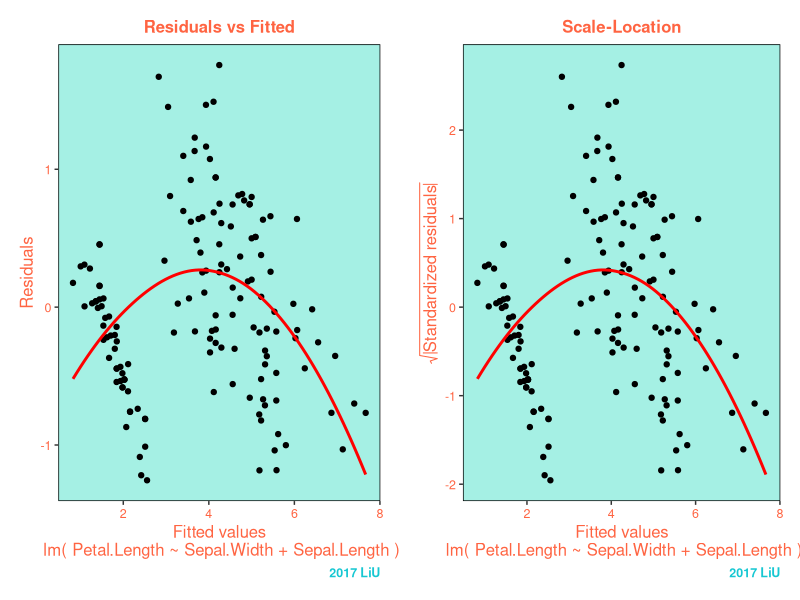

Recreate this plot in R.
## ---- chunk 1
knitr::opts_chunk$set(
  collapse = TRUE,
  comment = "#>"
)
## ---- chunk 2
linreg <- setRefClass("linreg", 
  fields = list(formula="formula",
                data="data.frame",
                reg_coe="matrix",
                fit_val="matrix",
                residu="matrix",
                dof="numeric",
                res_var="matrix",
                var_reg_coe="numeric",
                t_val="matrix",
                data_name="character"),
  
  methods = list(
    initialize = function(formula, data){
      
      formula <<- formula
      data <<- data
      
      data_name <<- deparse(substitute(data))
      
      #getting y variable from the formula
      get_y <- all.vars(formula)[1]
      
      #defining X and y
      y <- data[[get_y]]
      X <- model.matrix(formula, data)
      
      reg_coe <<- solve((t(X)%*%X))%*%t(X)%*%y
      fit_val <<- X%*%reg_coe
      residu <<- y-fit_val
      
      dof <<- length(y) - length(all.vars(formula))
      res_var <<- (t(residu)%*%residu)/dof
      var_reg_coe <<- diag(as.numeric(res_var)*solve(t(X)%*%X))
      t_val <<- reg_coe/sqrt(var_reg_coe)
       
    },
  
    print = function(){
      "Print out the coefficients and coefficient names"
      
      cat("Call: \n ")
      cat(paste0("linreg(formula = ",format(formula),", data = ",data_name,")\n\n"))
      cat("Coefficients: \n")
      cat(" ",row.names(reg_coe), "\n    ", sep = "  ")
      cat(t(reg_coe), sep="    ")
     
    }
  )
  )
linreg_mod <- linreg$new(Petal.Length~Sepal.Width+Sepal.Length, data=iris)
linreg_mod$print()
## ---- chunk 3
linreg <- setRefClass("linreg", 
  fields = list(formula="formula",
                data="data.frame",
                reg_coe="matrix",
                fit_val="matrix",
                residu="matrix",
                dof="numeric",
                res_var="matrix",
                var_reg_coe="numeric",
                t_val="matrix",
                data_name="character"),
  
  methods = list(
    initialize = function(formula, data){
      
      formula <<- formula
      data <<- data
      
      data_name <<- deparse(substitute(data))
      
      #getting y variable from the formula
      get_y <- all.vars(formula)[1]
      
      #defining X and y
      y <- data[[get_y]]
      X <- model.matrix(formula, data)
      
      reg_coe <<- solve((t(X)%*%X))%*%t(X)%*%y
      fit_val <<- X%*%reg_coe
      residu <<- y-fit_val
      
      dof <<- length(y) - length(all.vars(formula))
      res_var <<- (t(residu)%*%residu)/dof
      var_reg_coe <<- diag(as.numeric(res_var)*solve(t(X)%*%X))
      t_val <<- reg_coe/sqrt(var_reg_coe)
       
    },
  
    plot = function(){
      "Plotting Residuals vs Fitted graph & Scale-Location graph"
      
      library(ggplot2)
      library(gridExtra)
      
      liu_theme <- 
        theme(
          #margin setting
          plot.margin = unit(c(0.5,0.5,0.5,0.5), "cm"),
          
          #color codes from: https://html-color.codes/hex
          
          #background color Liu-base color 9
          panel.background = element_rect(fill="#a5f0e4"),
          
          #delete grid lines
          panel.grid.major.y = element_blank(),
          panel.grid.minor.y = element_blank(),
          panel.grid.major.x = element_blank(),
          panel.grid.minor.x = element_blank(),
          
          #text color of title and axis Liu-accent color 1
          plot.title = element_text(color="#ff6442", face = "bold", size="12"),
          axis.title.x = element_text(color="#ff6442", size="12"),
          axis.title.y = element_text(color="#ff6442", size="12"),
          axis.text.x = element_text(color="#ff6442", size="9"),
          axis.text.y = element_text(color="#ff6442", size="9"),
          
          #border setting
          panel.border = element_rect(fill = NA),
          
          #caption color Liu_base color 2
          plot.caption = element_text(color="#17c7d2", face="bold", size="9")
        ) 
      
      #plot1
      plot1 <- ggplot(data.frame(fit_val,residu),aes(y=residu,x=fit_val)) + geom_point() + #graph + scatter plot
        xlab(paste("Fitted values\n", "lm(",format(formula),")")) + 
        ylab("Residuals")+ ggtitle("Residuals vs Fitted") + 
        geom_smooth(span = 2,colour="red",method="loess",se=FALSE) + labs(caption="2017 LiU") +
        theme(plot.title = element_text(hjust = 0.5)) + #Title center alignment
        liu_theme #Theme added
        
      #plot2
      std_res <- residu/sd(residu)
      plot2 <- ggplot(data.frame(fit_val,std_res),aes(y=std_res,x=fit_val)) + geom_point() + #graph + scatter plot
        xlab(paste("Fitted values\n", "lm(",format(formula),")")) +
        ylab(expression(sqrt(abs("Standardized residuals")))) + ggtitle("Scale-Location") +
        geom_smooth(span = 2,colour="red",method="loess",se=FALSE) + labs(caption="2017 LiU") +
        theme(plot.title = element_text(hjust = 0.5)) + #Title center alignment
        liu_theme #Theme added
        
      grid.arrange(plot1, plot2, ncol=2)
    }
  )
  )
linreg_mod <- linreg$new(Petal.Length~Sepal.Width+Sepal.Length, data=iris)
linreg_mod$plot()
## ---- chunk 4
linreg <- setRefClass("linreg", 
  fields = list(formula="formula",
                data="data.frame",
                reg_coe="matrix",
                fit_val="matrix",
                residu="matrix",
                dof="numeric",
                res_var="matrix",
                var_reg_coe="numeric",
                t_val="matrix",
                data_name="character"),
  
  methods = list(
    initialize = function(formula, data){
      
      formula <<- formula
      data <<- data
      
      data_name <<- deparse(substitute(data))
      
      #getting y variable from the formula
      get_y <- all.vars(formula)[1]
      
      #defining X and y
      y <- data[[get_y]]
      X <- model.matrix(formula, data)
      
      reg_coe <<- solve((t(X)%*%X))%*%t(X)%*%y
      fit_val <<- X%*%reg_coe
      residu <<- y-fit_val
      
      dof <<- length(y) - length(all.vars(formula))
      res_var <<- (t(residu)%*%residu)/dof
      var_reg_coe <<- diag(as.numeric(res_var)*solve(t(X)%*%X))
      t_val <<- reg_coe/sqrt(var_reg_coe)
       
    },
  
    summary = function(){
      "Simplified summary of the linear model"
      
      #p_value calculation
      p_val <- 2*pt(abs(t_val),dof,lower.tail = FALSE)
      
      #organizing table
      reg_coe_edit <- matrix(NA, nrow=3, ncol=4)
      reg_coe <<- cbind(reg_coe, reg_coe_edit)
      reg_coe[,2] <<- sqrt(var_reg_coe)
      reg_coe[,3] <<- t_val
      reg_coe[,4] <<- p_val
      reg_coe[,5] <<- "***"

      cat("          ", c("Estimate", "Std. Error", "t value", "Pr(>|t|)", ""), "\n", sep = "        ")
      for(i in 1:length(all.vars(formula))){
      cat(row.names(reg_coe)[i], reg_coe[i,], "\n", sep = " ")
      }

      cat("\nResidual standard error:",format(sd(residu)), "on 147 degrees of freedom\n\n")
      }
  )
  )
linreg_mod <- linreg$new(Petal.Length~Sepal.Width+Sepal.Length, data=iris)
linreg_mod$summary()
